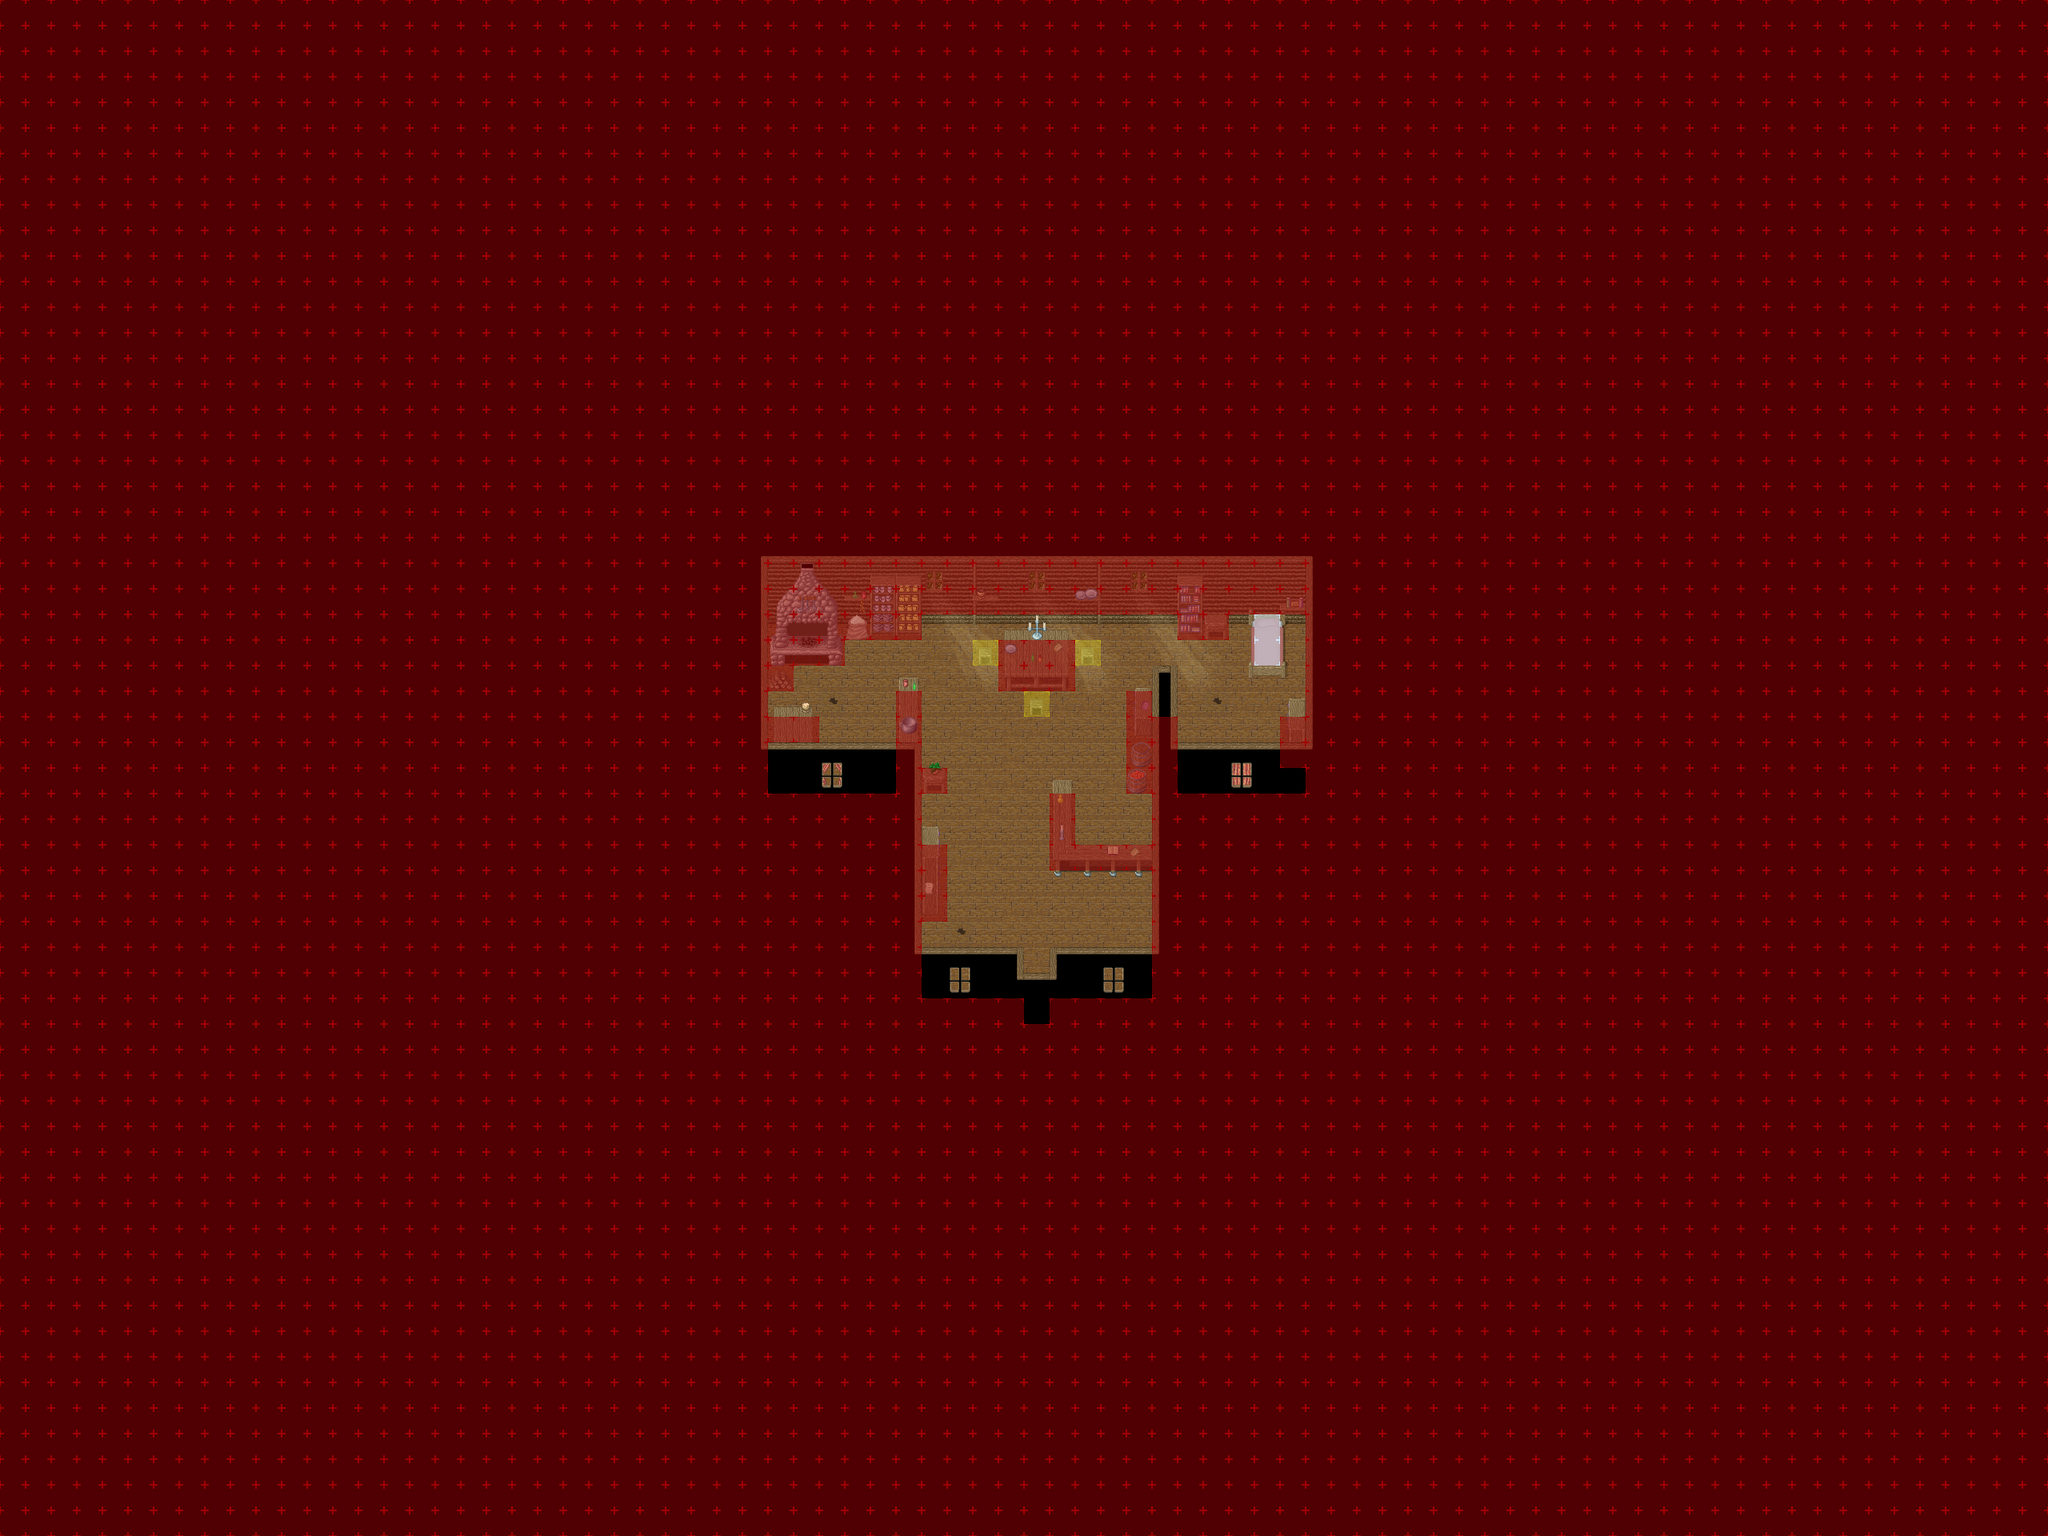

This game map was drawn from its Tiled (.tmx) file and the tilesets committed beside it. A one-line description and the trimmed map source follow:
An orthogonal 80x60 tile map with 32x32 px tiles, 8 tile layers (Ground 1, Ground 2, Ground 3, Fringe, ...), 8 tilesets and 1 object (warp).

<map version="1.4" tiledversion="1.4.1" orientation="orthogonal" renderorder="right-down" width="80" height="60" tilewidth="32" tileheight="32" infinite="0" nextlayerid="10" nextobjectid="2">
 <properties>
  <property name="license" value="CC BY-SA 3.0" />
  <property name="manaplus version" value="2" />
  <property name="minimap" value="graphics/minimaps/008-3-32.png" />
  <property name="music" value="forest.ogg" />
  <property name="name" value="Merchant House" />
 </properties>
 <tileset firstgid="1" name="hurns-indoor" tilewidth="32" tileheight="32" tilecount="256" columns="16">
  <image source="../graphics/tilesets/hurns-indoor.png" width="512" height="512" />
 </tileset>
 <tileset firstgid="257" name="hurns-ground" tilewidth="32" tileheight="32" tilecount="256" columns="16">
  <image source="../graphics/tilesets/hurns-ground.png" width="512" height="512" />
 </tileset>
 <tileset firstgid="513" name="hurns-accessory" tilewidth="32" tileheight="32" tilecount="128" columns="16">
  <image source="../graphics/tilesets/hurns-accessory.png" width="512" height="256" />
 </tileset>
 <tileset firstgid="641" name="artis-indoor-fringe" tilewidth="32" tileheight="32" tilecount="256" columns="16">
  <image source="../graphics/tilesets/artis-indoor-fringe.png" width="512" height="512" />
 </tileset>
 <tileset firstgid="897" name="artis-indoor-x1x4" tilewidth="32" tileheight="32" tilecount="64" columns="16">
  <image source="../graphics/tilesets/artis-indoor-x1x4.png" width="512" height="128" />
 </tileset>
 <tileset firstgid="961" name="artis-indoor-x1x3" tilewidth="32" tileheight="32" tilecount="144" columns="16">
  <image source="../graphics/tilesets/artis-indoor-x1x3.png" width="512" height="288" />
 </tileset>
 <tileset firstgid="1105" name="collision" tilewidth="32" tileheight="32" tilecount="9" columns="3">
  <image source="../graphics/tilesets/collision.png" width="96" height="96" />
 </tileset>
 <tileset firstgid="1114" name="sunlight-x1x5" tilewidth="32" tileheight="160" tilecount="4" columns="4">
  <image source="../graphics/tilesets/sunlight-x1x5.png" width="128" height="160" />
 </tileset>
 <layer id="1" name="Ground 1" width="80" height="60">
  <data>[4800 cells, 4800 non-empty, 12 distinct tile ids]</data>
 </layer>
 <layer id="3" name="Ground 2" width="80" height="60">
  <data>[4800 cells, 74 non-empty, 61 distinct tile ids]</data>
 </layer>
 <layer id="4" name="Ground 3" width="80" height="60">
  <data>[4800 cells, 16 non-empty, 15 distinct tile ids]</data>
 </layer>
 <layer id="9" name="Fringe" width="80" height="60">
  <data>[4800 cells, 14 non-empty, 6 distinct tile ids]</data>
 </layer>
 <layer id="2" name="Over 1" width="80" height="60">
  <data>[4800 cells, 216 non-empty, 27 distinct tile ids]</data>
 </layer>
 <layer id="7" name="Over 2" width="80" height="60">
  <data>[4800 cells, 2 non-empty, 2 distinct tile ids]</data>
 </layer>
 <layer id="5" name="Collision" width="80" height="60">
  <data>[4800 cells, 4628 non-empty, 3 distinct tile ids]</data>
 </layer>
 <layer id="6" name="Heights" width="80" height="60">
  <data>[4800 cells, 0 non-empty, 0 distinct tile ids]</data>
 </layer>
 <objectgroup id="8" name="Objects">
  <object id="1" name="To Woodland" type="warp" x="1280" y="1216" width="32" height="32">
   <properties>
    <property name="dest_map" value="008-1-1" />
    <property name="dest_x" value="51" />
    <property name="dest_y" value="58" />
   </properties>
  </object>
 </objectgroup>
</map>
